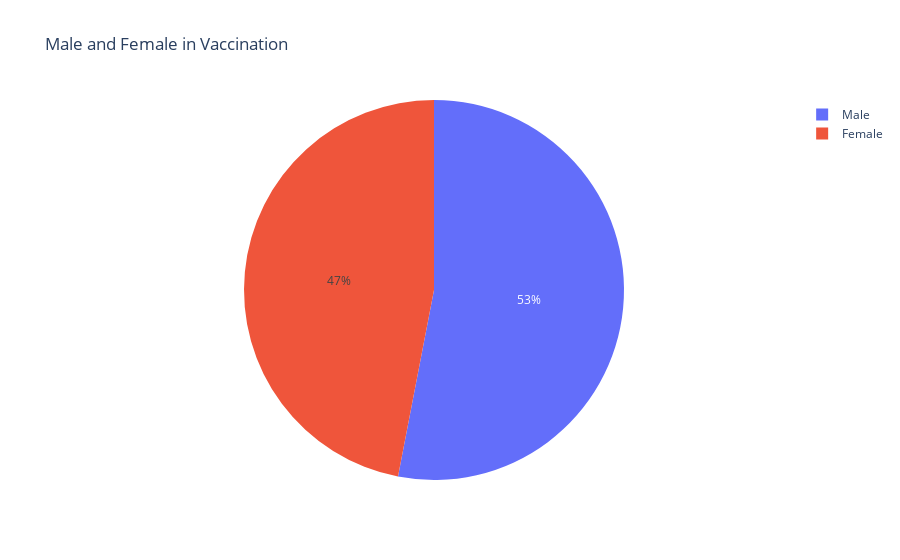

The notebook cell saved with this chart:
### Code cell
# Construct a piechart that describes the comparision between male and female in confirmed vaccine administration in India 
# Using plotly library 
male = vaccination['Male(Individuals Vaccinated)'].sum()
female = vaccination['Female(Individuals Vaccinated)'].sum()
px.pie(names = ['Male','Female'],values = [male,female], title='Male and Female in Vaccination')

### Figure 1 — Plotly figure (JSON) as saved in the notebook; plotly's stock layout.template omitted (floating-point values rounded to 4 significant figures)
{"data": [{"domain": {"x": [0, 1], "y": [0, 1]}, "hovertemplate": "label=%{label}<br>value=%{value}<extra></extra>", "labels": ["Male", "Female"], "legendgroup": "", "name": "", "showlegend": true, "type": "pie", "values": [7138698858, 6321628736]}], "layout": {"autosize": true, "legend": {"tracegroupgap": 0}, "title": {"text": "Male and Female in Vaccination"}}}
